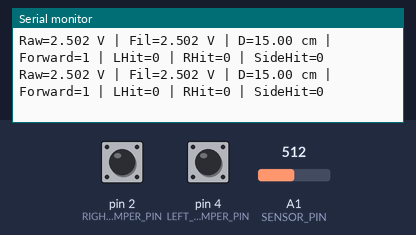
Bench run of a sketch on a simulated Arduino Uno, built with avr-gcc and run on an emulated ATmega328P. On the bench: the last lines printed to the serial monitor. Inputs (shaded band) come from the test bench; at power-on: A1 (SENSOR_PIN) = 512, pin 2 (RIGHT_BUMPER_PIN) LOW, pin 4 (LEFT_BUMPER_PIN) LOW.

Above: at 1.2 s.
1.3 s: A1 (SENSOR_PIN) set to 716
At 1.56 s:
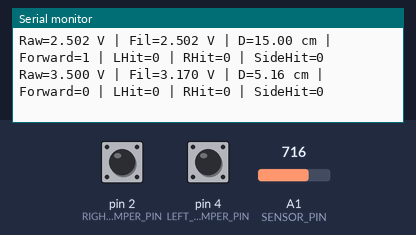
2.8 s: pin 2 (RIGHT_BUMPER_PIN) pulled HIGH for 0.15 s
At 2.96 s:
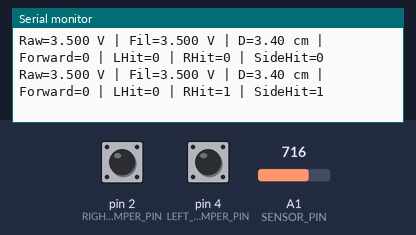
4.4 s: pin 4 (LEFT_BUMPER_PIN) pulled HIGH for 0.15 s
At 4.56 s:
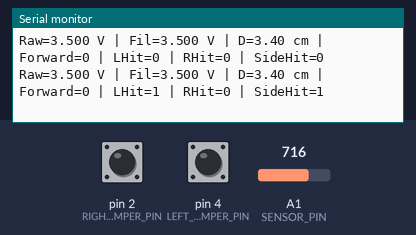
6.0 s: A1 (SENSOR_PIN) set to 900
At 6.16 s:
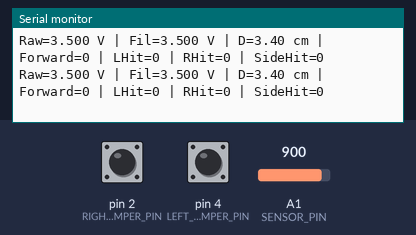
7.5 s: pin 2 (RIGHT_BUMPER_PIN) pulled HIGH for 1 s
At 7.76 s:
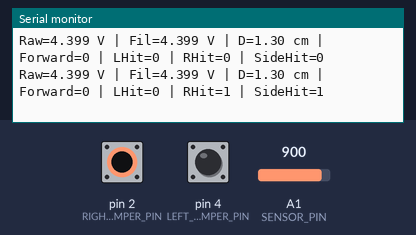
10.0 s: pin 4 (LEFT_BUMPER_PIN) pulled HIGH for 1 s
At 10.16 s:
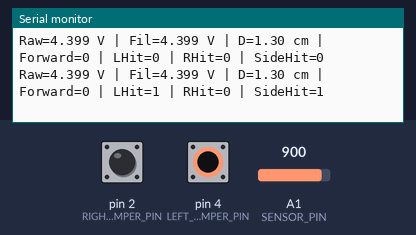
Timing chart, 0 to 13.0 s (numbered marks = the images above; inputs shaded):
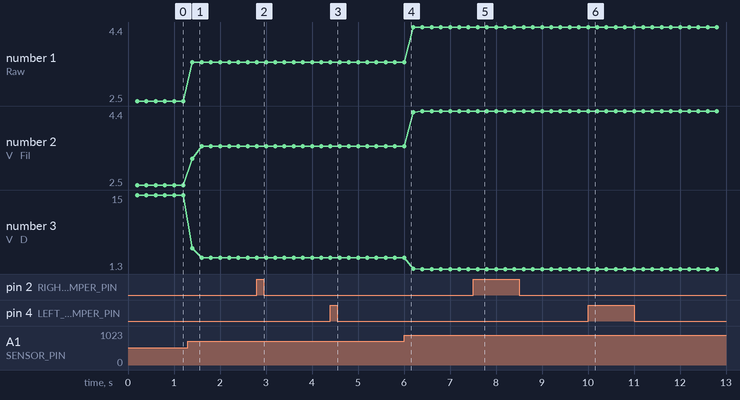

The sketch:

sensor1.ino
```cpp
#include <math.h>

// =====================================================
// 红外传感器引脚
// =====================================================
const int SENSOR_PIN = A1;

const float ADC_REF_VOLTAGE = 5.0;
const int ADC_MAX = 1023;

// =====================================================
// 侧边撞边按钮
// HIGH = 撞到
// LOW  = 没撞到
// =====================================================
const int LEFT_BUMPER_PIN = 4;
const int RIGHT_BUMPER_PIN = 2;

bool leftBumperHit = false;
bool rightBumperHit = false;
bool sideBumperHit = false;

// =====================================================
// 5 点标定表
// 电压需要按从大到小排列
// 距离需要按从小到大排列
//
// 之后现场标定时，主要改 calibVoltage[]。
// =====================================================
const int TABLE_SIZE = 5;

float calibVoltage[TABLE_SIZE] = {
  4.55,  // 1.0 cm
  3.80,  // 2.5 cm
  3.30,  // 4.0 cm
  2.85,  // 8.0 cm
  2.55   // 15.0 cm
};

float calibDistance[TABLE_SIZE] = {
  1.0,
  2.5,
  4.0,
  8.0,
  15.0
};

// =====================================================
// 滤波参数
// =====================================================
const int SAMPLE_COUNT = 7;
const int HISTORY_SIZE = 9;

float voltageHistory[HISTORY_SIZE];
int historyIndex = 0;
bool historyFilled = false;

// EMA 平滑系数
// 越大响应越快，越小越平滑
const float EMA_ALPHA = 0.3;

// 单次允许最大电压跳变，用于抑制异常尖峰
const float MAX_STEP_VOLTAGE = 0.4;

// =====================================================
// 红外传感器状态变量
// =====================================================
float rawVoltage = 0.0;
float limitedVoltage = 0.0;
float filteredVoltage = 0.0;
float distanceCm = 0.0;

bool filterReady = false;

// =====================================================
// 前进判断
// =====================================================
const float FORWARD_ALLOW_DISTANCE_CM = 6.0;
const int FORWARD_CONFIRM_COUNT = 6;

int forwardCount = 0;
bool forwardAllowed = false;

// =====================================================
// comb-shaped 墙面处理
// 横向移动时，用一个短窗口记录最小距离，避免 1cm 小空隙误判
// =====================================================
float minDistanceWindow = 999.0;
unsigned long lastWindowReset = 0;
const unsigned long WINDOW_TIME_MS = 120;

// =====================================================
// 非阻塞定时
// =====================================================
unsigned long lastSensorTime = 0;
const unsigned long SENSOR_INTERVAL_MS = 15;

unsigned long lastPrintTime = 0;
const unsigned long PRINT_INTERVAL_MS = 200;

// =====================================================
// 工具函数
// =====================================================
float adcToVoltage(int adc) {
  return adc * ADC_REF_VOLTAGE / ADC_MAX;
}

void sortFloatArray(float arr[], int n) {
  for (int i = 0; i < n - 1; i++) {
    for (int j = i + 1; j < n; j++) {
      if (arr[j] < arr[i]) {
        float t = arr[i];
        arr[i] = arr[j];
        arr[j] = t;
      }
    }
  }
}

// =====================================================
// ADC 多次采样 + 中值滤波
// =====================================================
float readMedianVoltage() {
  float samples[SAMPLE_COUNT];

  for (int i = 0; i < SAMPLE_COUNT; i++) {
    samples[i] = adcToVoltage(analogRead(SENSOR_PIN));
  }

  sortFloatArray(samples, SAMPLE_COUNT);

  return samples[SAMPLE_COUNT / 2];
}

// =====================================================
// 限幅：抑制单次异常跳变
// =====================================================
float applyLimiter(float newV, float oldV) {
  float diff = newV - oldV;

  if (diff > MAX_STEP_VOLTAGE) {
    return oldV + MAX_STEP_VOLTAGE;
  }

  if (diff < -MAX_STEP_VOLTAGE) {
    return oldV - MAX_STEP_VOLTAGE;
  }

  return newV;
}

// =====================================================
// 历史缓存
// =====================================================
void addHistory(float v) {
  voltageHistory[historyIndex] = v;
  historyIndex++;

  if (historyIndex >= HISTORY_SIZE) {
    historyIndex = 0;
    historyFilled = true;
  }
}

int getHistoryCount() {
  return historyFilled ? HISTORY_SIZE : historyIndex;
}

// =====================================================
// 分位数滤波
// p = 0.5 为中位数
// p = 0.7 偏向较高电压，即偏向近距离，更保守
// =====================================================
float getPercentile(float p) {
  int count = getHistoryCount();

  if (count == 0) {
    return limitedVoltage;
  }

  float temp[HISTORY_SIZE];

  for (int i = 0; i < count; i++) {
    temp[i] = voltageHistory[i];
  }

  sortFloatArray(temp, count);

  int idx = (int)((count - 1) * p);

  if (idx < 0) {
    idx = 0;
  }

  if (idx >= count) {
    idx = count - 1;
  }

  return temp[idx];
}

// =====================================================
// 查表 + 分段线性插值
// =====================================================
float voltageToDistance(float v) {
  if (v >= calibVoltage[0]) {
    return calibDistance[0];
  }

  if (v <= calibVoltage[TABLE_SIZE - 1]) {
    return calibDistance[TABLE_SIZE - 1];
  }

  for (int i = 0; i < TABLE_SIZE - 1; i++) {
    float v1 = calibVoltage[i];
    float v2 = calibVoltage[i + 1];

    if (v <= v1 && v >= v2) {
      float d1 = calibDistance[i];
      float d2 = calibDistance[i + 1];

      float ratio = (v - v2) / (v1 - v2);

      return d2 + ratio * (d1 - d2);
    }
  }

  return calibDistance[TABLE_SIZE - 1];
}

// =====================================================
// 更新红外传感器
// =====================================================
void updateSensor() {
  unsigned long now = millis();

  if (now - lastSensorTime < SENSOR_INTERVAL_MS) {
    return;
  }

  lastSensorTime = now;

  // 1. 多次采样 + 中值
  rawVoltage = readMedianVoltage();

  // 2. 限幅
  if (!filterReady) {
    limitedVoltage = rawVoltage;
  } else {
    limitedVoltage = applyLimiter(rawVoltage, limitedVoltage);
  }

  // 3. 历史缓存
  addHistory(limitedVoltage);

  // 4. 分位数滤波
  // 使用 0.7，表示更偏向近距离，避免小空隙误判为可前进
  float selectedVoltage = getPercentile(0.7);

  // 5. EMA 平滑
  if (!filterReady) {
    filteredVoltage = selectedVoltage;
    filterReady = true;
  } else {
    filteredVoltage =
      EMA_ALPHA * selectedVoltage +
      (1.0 - EMA_ALPHA) * filteredVoltage;
  }

  // 6. 电压转距离
  float currentDistance = voltageToDistance(filteredVoltage);

  // 7. comb-shaped 墙处理：短时间窗口取最小距离
  if (currentDistance < minDistanceWindow) {
    minDistanceWindow = currentDistance;
  }

  if (millis() - lastWindowReset > WINDOW_TIME_MS) {
    lastWindowReset = millis();

    if (minDistanceWindow < currentDistance) {
      currentDistance = minDistanceWindow;
    }

    minDistanceWindow = 999.0;
  }

  distanceCm = currentDistance;

  // 8. 是否允许前进
  if (distanceCm >= FORWARD_ALLOW_DISTANCE_CM) {
    forwardCount++;
  } else {
    forwardCount = 0;
  }

  forwardAllowed = (forwardCount >= FORWARD_CONFIRM_COUNT);
}

// =====================================================
// 更新撞边按钮
// =====================================================
void updateBumpers() {
  leftBumperHit = (digitalRead(LEFT_BUMPER_PIN) == HIGH);
  rightBumperHit = (digitalRead(RIGHT_BUMPER_PIN) == HIGH);

  sideBumperHit = leftBumperHit || rightBumperHit;
}

// =====================================================
// 对外调用接口
// =====================================================

// 1 = 可以前进
// 0 = 不建议前进
int getForwardSignal() {
  return forwardAllowed ? 1 : 0;
}

// 1 = 左侧撞到
// 0 = 左侧没撞到
int getLeftBumperSignal() {
  return leftBumperHit ? 1 : 0;
}

// 1 = 右侧撞到
// 0 = 右侧没撞到
int getRightBumperSignal() {
  return rightBumperHit ? 1 : 0;
}

// 1 = 任意一侧撞到
// 0 = 两侧都没撞到
int getSideBumperSignal() {
  return sideBumperHit ? 1 : 0;
}

// 如需读取当前距离，也可以调用这个
float getFrontDistanceCm() {
  return distanceCm;
}

// 如需读取当前滤波电压，也可以调用这个
float getFrontFilteredVoltage() {
  return filteredVoltage;
}

// =====================================================
// 调试输出
// =====================================================
void printDebug() {
  unsigned long now = millis();

  if (now - lastPrintTime < PRINT_INTERVAL_MS) {
    return;
  }

  lastPrintTime = now;

  Serial.print("Raw=");
  Serial.print(rawVoltage, 3);

  Serial.print(" V | Fil=");
  Serial.print(filteredVoltage, 3);

  Serial.print(" V | D=");
  Serial.print(distanceCm, 2);

  Serial.print(" cm | Forward=");
  Serial.print(getForwardSignal());

  Serial.print(" | LHit=");
  Serial.print(getLeftBumperSignal());

  Serial.print(" | RHit=");
  Serial.print(getRightBumperSignal());

  Serial.print(" | SideHit=");
  Serial.println(getSideBumperSignal());
}

// =====================================================
// setup
// =====================================================
void setup() {
  Serial.begin(9600);

  pinMode(LEFT_BUMPER_PIN, INPUT);
  pinMode(RIGHT_BUMPER_PIN, INPUT);

  Serial.println("IR sensor + bumper system ready.");
}

// =====================================================
// loop
// =====================================================
void loop() {
  updateSensor();
  updateBumpers();
  printDebug();

  // 后续电机主控可以直接调用：
  //
  // int forward = getForwardSignal();
  // int leftHit = getLeftBumperSignal();
  // int rightHit = getRightBumperSignal();
  // int sideHit = getSideBumperSignal();
  //
  // if (sideHit == 1) {
  //   // 撞到侧边
  // }
  //
  // if (forward == 1) {
  //   // 可以向前移动
  // } else {
  //   // 不向前移动
  // }
}
```

Measured:
- after the input at 1.3 s, the serial monitor: prints a new line after 0.10 s (image 1)
- after the input at 2.8 s, the serial monitor: prints a new line at once (image 2)
- after the input at 4.4 s, the serial monitor: prints a new line at once (image 3)
- after the input at 7.5 s, the serial monitor: prints a new line after 0.10 s (image 5)
- after the input at 10.0 s, the serial monitor: prints a new line at once (image 6)
- plotted number 1: 2.5 → 3.5 after the input at 1.3 s, 3.5 → 4.4 after the input at 6.0 s
- plotted number 2: 2.5 → 3.5 after the input at 1.3 s, 3.5 → 4.4 after the input at 6.0 s
- plotted number 3: 15 → 3.4 after the input at 1.3 s, 3.4 → 1.3 after the input at 6.0 s
